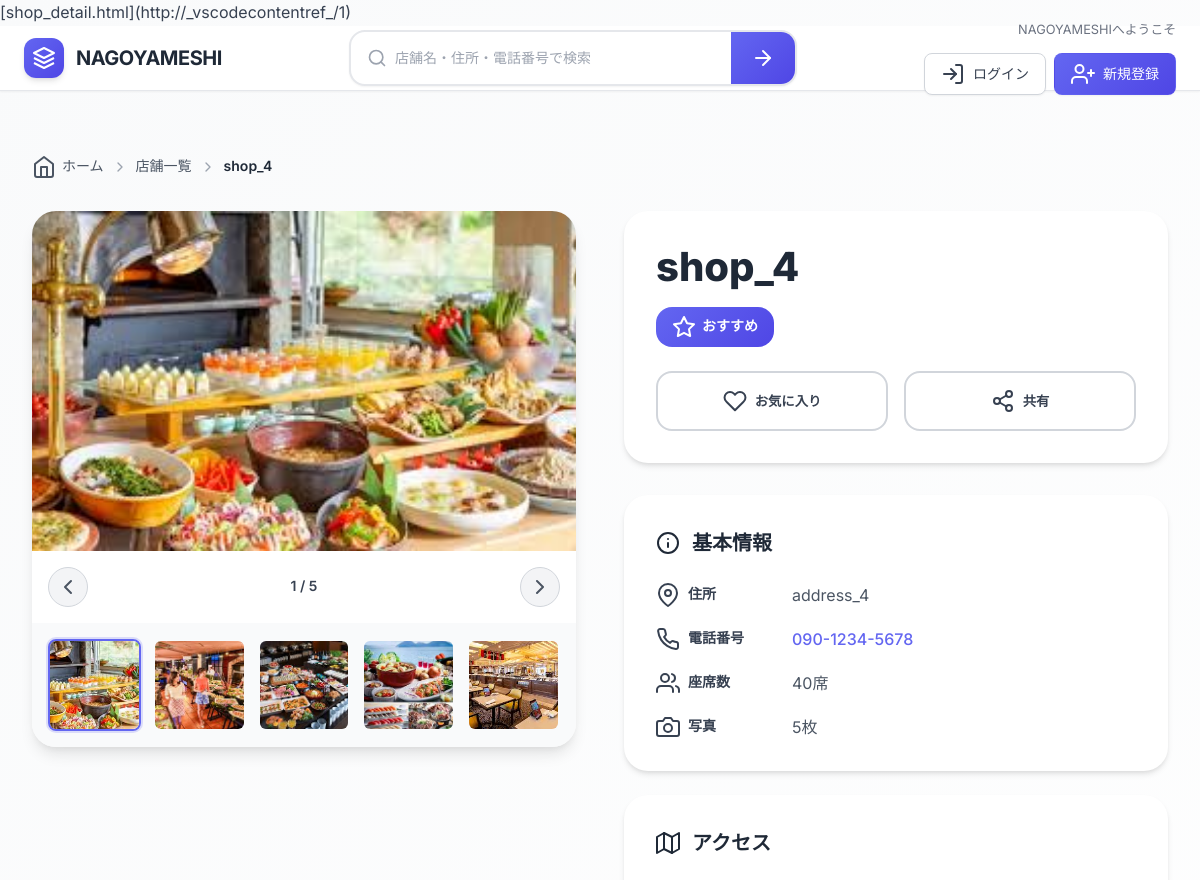
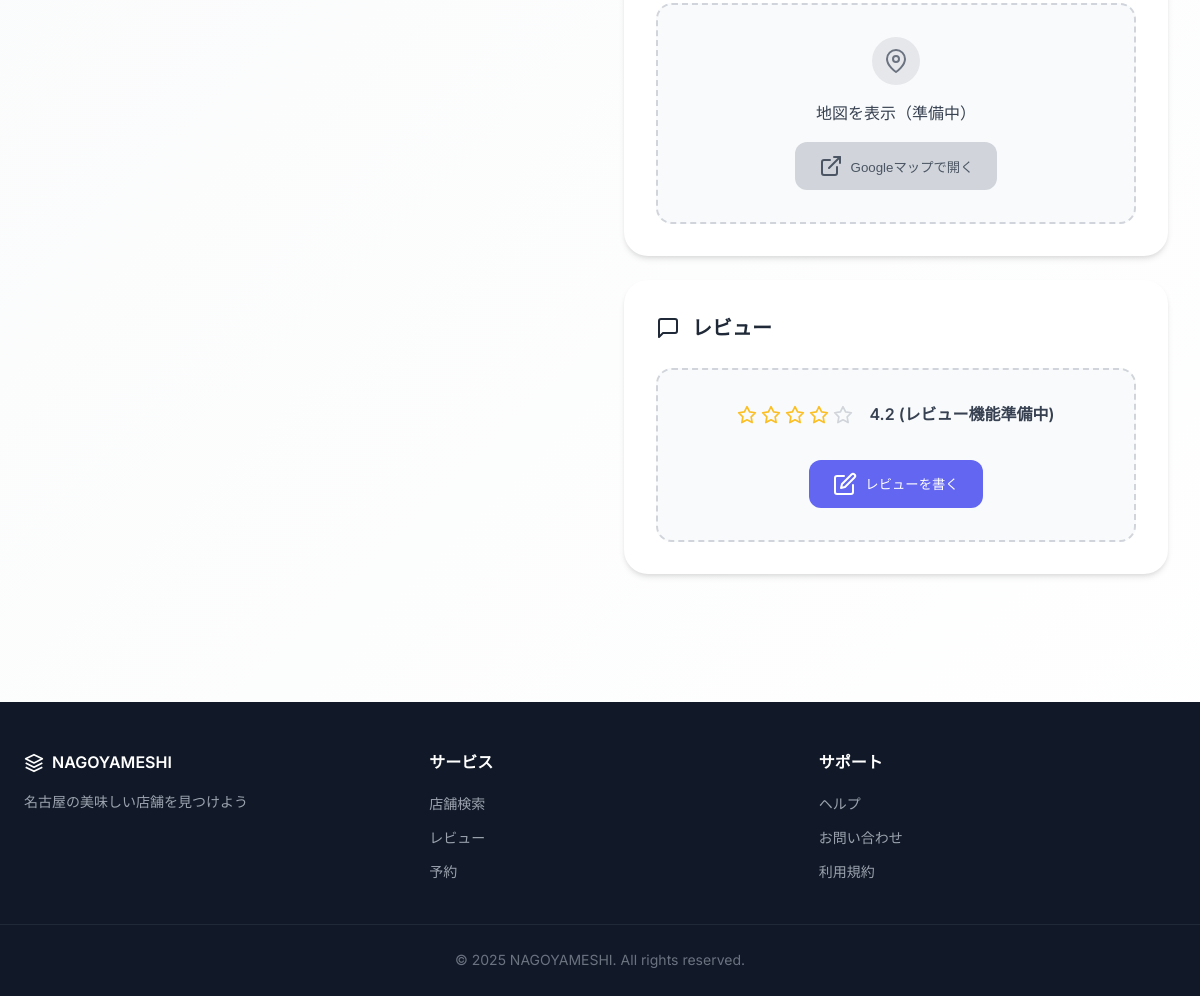
/shops/shop_4/, run on the app's committed database (2 pictures, top to bottom).
### shops/models.py (models this page shows, shortened)
class Shop(models.Model):
    name = models.CharField(max_length=100, null=False, blank=False)
    address = models.CharField(max_length=255, null=False, blank=False)
    seat_count = models.PositiveIntegerField(null=False, blank=False)
    phone_number = models.CharField(max_length=15, null=True, blank=True)
    user = models.ForeignKey(User, on_delete=models.CASCADE, null=False, blank=False)
    class Meta:
        db_table = 'shops'

class Image(models.Model):
    shop = models.ForeignKey(Shop, related_name='images', on_delete=models.CASCADE)
    image = models.ImageField(upload_to='images/')
    class Meta:
        db_table = 'images'

### shops/views.py (the view)
# urls.py: path('shop_<int:pk>/', views.ShopDetailView.as_view(), name='shop_detail'),
class ShopDetailView(DetailView):
    model = Shop
    template_name = 'shops/shop_detail.html'
    context_object_name = 'shop'

### templates/shops/shop_detail.html (shortened to what this page needs)
[shop_detail.html](http://_vscodecontentref_/1){% extends 'base.html' %}
{% block content %}
<div class="shop-detail-container">
    <nav class="breadcrumb">
        <div class="breadcrumb-content">
            <a href="{% url 'shops:shop_list' %}" class="breadcrumb-item">
                <i data-feather="home"></i>
                <span>ホーム</span>
            </a>
            <i data-feather="chevron-right" class="breadcrumb-separator"></i>
            <a href="{% url 'shops:shop_list' %}" class="breadcrumb-item">
                <span>店舗一覧</span>
            </a>
            <i data-feather="chevron-right" class="breadcrumb-separator"></i>
            <span class="breadcrumb-current">{{ shop.name }}</span>
        </div>
    </nav>
    <div class="shop-main">
        <div class="gallery-section">
            {% if shop.images.exists %}
                <div class="image-gallery">
                    <div class="main-image-container">
                        <div class="main-image-wrapper">
                        </div>
                        {% if shop.images.count > 1 %}
                            <div class="image-navigation">
                                <button class="nav-btn prev-btn" onclick="changeMainImage(-1)">
                                    <i data-feather="chevron-left"></i>
                                </button>
                                <span class="image-counter">
                                    <span id="currentImageIndex">1</span> / {{ shop.images.count }}
                                </span>
                                <button class="nav-btn next-btn" onclick="changeMainImage(1)">
                                    <i data-feather="chevron-right"></i>
                                </button>
                            </div>
                        {% endif %}
                    </div>
                    {% if shop.images.count > 1 %}
                        <div class="thumbnail-container">
                            <div class="thumbnail-grid" id="thumbnailGrid">
                                {% for image in shop.images.all %}
                                    <div class="thumbnail {% if forloop.first %}active{% endif %}"
                                         onclick="selectImage({{ forloop.counter0 }})"
                                         data-index="{{ forloop.counter0 }}">
                                        <img src="{{ image.image.url }}" alt="{{ shop.name }}">
                                    </div>
                                {% endfor %}
                            </div>
                        </div>
                    {% endif %}
                </div>
            {% endif %}
        </div>
        <div class="shop-info-section">
            <div class="shop-header">
                <div class="shop-title-area">
                    <h1 class="shop-name">{{ shop.name }}</h1>
                    <div class="shop-badges">
                        <span class="badge-new">
                            <i data-feather="star"></i>
                            おすすめ
                        </span>
                    </div>
                </div>
                <div class="action-buttons">
                    <button class="btn-favorite" data-shop-id="{{ shop.pk }}">
                        <i data-feather="heart"></i>
                        <span>お気に入り</span>
                    </button>
                    <button class="btn-share" data-shop-id="{{ shop.pk }}">
                        <i data-feather="share-2"></i>
                        <span>共有</span>
                    </button>
                </div>
            </div>
            <div class="shop-details">
                <div class="detail-card">
                    <h3 class="card-title">
                        <i data-feather="info"></i>
                        基本情報
                    </h3>
                    <div class="detail-grid">
                        <div class="detail-row">
                            <div class="detail-label">
                                <i data-feather="map-pin"></i>
                                <span>住所</span>
                            </div>
                            <div class="detail-value">{{ shop.address }}</div>
                        </div>
                        <div class="detail-row">
                            <div class="detail-label">
                                <i data-feather="phone"></i>
                                <span>電話番号</span>
                            </div>
                            <div class="detail-value">
                                {% if shop.phone_number %}
                                    <a href="tel:{{ shop.phone_number }}" class="phone-link">
                                        {{ shop.phone_number }}
                                    </a>
                                {% else %}
                                    お問い合わせ時間をご確認ください
                                {% endif %}
                            </div>
                        </div>
                        <div class="detail-row">
                            <div class="detail-label">
                                <i data-feather="users"></i>
                                <span>座席数</span>
                            </div>
                            <div class="detail-value">{{ shop.seat_count }}席</div>
                        </div>
                        {% if shop.images.count > 0 %}
                            <div class="detail-row">
                                <div class="detail-label">
                                    <i data-feather="camera"></i>
                                    <span>写真</span>
                                </div>
                                <div class="detail-value">{{ shop.images.count }}枚</div>
                            </div>
                        {% endif %}
                    </div>
                </div>
                <div class="detail-card">
                    <h3 class="card-title">
                        <i data-feather="map"></i>
                        アクセス
                    </h3>
                    <div class="map-placeholder">
                        <div class="map-icon">
                            <i data-feather="map-pin"></i>
                        </div>
                        <p>地図を表示（準備中）</p>
                        <button class="btn-map" disabled>
                            <i data-feather="external-link"></i>
                            Googleマップで開く
                        </button>
                    </div>
                </div>
                <div class="detail-card">
                    <h3 class="card-title">
                        <i data-feather="message-square"></i>
                        レビュー
                    </h3>
                    <div class="review-placeholder">
                        <div class="review-stats">
                            <div class="star-rating">
                                <div class="stars">
                                    <i data-feather="star" class="star filled"></i>
                                    <i data-feather="star" class="star filled"></i>
                                    <i data-feather="star" class="star filled"></i>
                                    <i data-feather="star" class="star filled"></i>
                                    <i data-feather="star" class="star"></i>
                                </div>
                                <span class="rating-text">4.2 (レビュー機能準備中)</span>
                            </div>
                        </div>
                        <button class="btn-review">
                            <i data-feather="edit"></i>
                            レビューを書く
                        </button>
                    </div>
                </div>
            </div>
        </div>
    </div>
</div>
{% endblock %}

### templates/base.html (style rules this page uses)
* { margin: 0; padding: 0; box-sizing: border-box; }
:root { --primary: #6366f1; --primary-dark: #4f46e5; --primary-light: #818cf8; --secondary: #06b6d4; --secondary-dark: #0891b2; --danger: #ef4444; --danger-dark: #dc2626; --success: #10b981; --warning: #f59e0b; --gray-50: #f9fafb; --gray-100: #f3f4f6; --gray-200: #e5e7eb; --gray-300: #d1d5db; --gray-400: #9ca3af; --gray-500: #6b7280; --gray-600: #4b5563; --gray-700: #374151; --gray-800: #1f2937; --gray-900: #111827; --font-family: 'Inter', 'Noto Sans JP', -apple-system, BlinkMacSystemFont, 'Segoe UI', sans-serif; --shadow-sm: 0 1px 2px 0 rgb(0 0 0 / 0.05); --shadow: 0 1px 3px 0 rgb(0 0 0 / 0.1), 0 1px 2px -1px rgb(0 0 0 / 0.1); --shadow-md: 0 4px 6px -1px rgb(0 0 0 / 0.1), 0 2px 4px -2px rgb(0 0 0 / 0.1); --shadow-lg: 0 10px 15px -3px rgb(0 0 0 / 0.1), 0 4px 6px -4px rgb(0 0 0 / 0.1); --shadow-xl: 0 20px 25px -5px rgb(0 0 0 / 0.1), 0 8px 10px -6px rgb(0 0 0 / 0.1); --transition: all 0.3s cubic-bezier(0.4, 0, 0.2, 1); }
body { font-family: var(--font-family); line-height: 1.6; color: var(--gray-700); background: linear-gradient(135deg, var(--gray-50) 0%, #ffffff 100%); min-height: 100vh; }
.main-content > * { animation: fadeInUp 0.6s ease-out; }

### data on the page
Shop: name "shop_4", images.count "5", address "address_4", phone_number "090-1234-5678", seat_count "40"
Image: image (picture)
Image: image (picture)
Image: image (picture)
Image: image (picture)
Image: image (picture)
